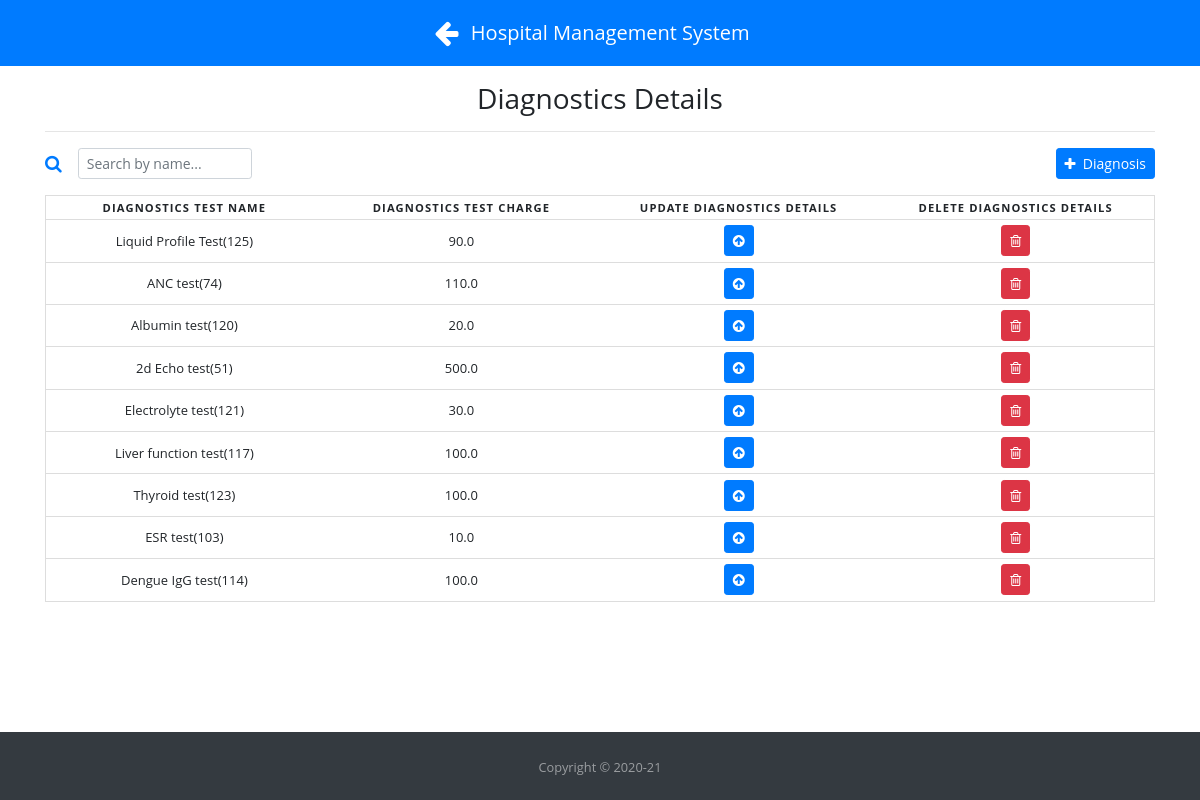
/diagDetails (signed in), run on the app's committed database.
### app.py (models this page shows)
class Diagnostics(db.Model):
    test_Id = db.Column(db.Integer, primary_key=True)
    test_name = db.Column(db.String(50), unique=True, nullable=False)
    test_charges = db.Column(db.Float, nullable=False)

### app.py (the view)
@app.route('/diagDetails', methods=['GET', 'POST'])
def diagDetails():
    if 'loggedin' in session:
        all_diagnostics = Diagnostics.query.all()
        if request.method == 'POST' and 'name' in request.form \
            and 'charge' in request.form:
            test_name = request.form['name']
            test_charges = request.form['charge']
            diag = Diagnostics(test_name=test_name, test_charges=test_charges)
            db.session.add(diag)
            db.session.commit()
            flash('Diagnosis added successfully', category='info')
            return redirect(url_for('diagDetails'))
        else:
            return render_template('diagDetails.html', all_diagnostics=all_diagnostics)
    else:
        flash('Please Sign-in first!', category='warning')
        return redirect(url_for('index'))

### templates/diagDetails.html (shortened to what this page needs)
{% extends "base.html" %}
{% block head %}
<link rel="stylesheet" href="{{ url_for('static', filename='css/floating-labels.css') }}">
<link rel="stylesheet" href="{{ url_for('static', filename='css/ResponsiveTable.css') }}">
{% endblock %}
{% block body %}
    <div class="mb-2 mt-3 text-center">
        <h1 class="h3 mb-3 font-weight-normal">Diagnostics Details</h1>
        <hr>
    </div>
    <div class="title mt-3">
        <h3 style="display:inline-flex;">
            <form class="form-inline active-cyan-3 active-cyan-4">
                <i class="fa fa-search text-primary" style="font-size: large;" aria-hidden="true"></i>
                <input class="form-control form-control-sm ml-3 w-75" type="text" id="searchField" onkeyup="searchFunction()" title="Type in Diagnosis Name" placeholder="Search by name..." aria-label="Search">
            </form>
        </h3>
        <a href="#" data-toggle="modal" data-target="#addDiagnosis" class="btn btn-primary btn-sm text-white" style="display:inline-flex; float: right;"><i class="fa fa-plus mt-1"></i>&nbsp; Diagnosis</a>
    </div>
    <table class="mt-2 mb-3" id="diagnosisTable">
        <thead>
            <tr>
                <th scope="col">Diagnostics Test Name</th>
                <th scope="col">Diagnostics Test Charge</th>
                <th scope="col">Update Diagnostics Details</th>
                <th scope="col">Delete Diagnostics Details</th>
            </tr>
        </thead>
        <tbody>
            {% for diagnosis in all_diagnostics %}
                <tr>
                    <td data-label="Diagnostics Test Name">{{ diagnosis.test_name }}</td>
                    <td data-label="Diagnostics Test Charge">{{ diagnosis.test_charges }}</td>
                    <td data-label="Update Diagnostics Details"><a href="#" data-toggle="modal" data-target="#update{{ diagnosis.test_Id }}" class="btn btn-sm btn-primary text-white"><i class="fa fa-arrow-circle-up"></i></a></td>
                    <td data-label="Update Diagnostics Details"><a href="#" data-toggle="modal" data-target="#delete{{ diagnosis.test_Id }}" class="btn btn-sm btn-danger text-white"><i class="fa fa-trash-o"></i></a></td>
                </tr>
            {% endfor %}
        </tbody>
    </table>
{% endblock %}

### static/css/style.css (style rules this page uses)
html, body { height: 100%; }

### static/css/ResponsiveTable.css (style rules this page uses)
body { font-family: "Open Sans", sans-serif; line-height: 1.25; }
table { border: 1px solid #ccc; border-collapse: collapse; margin: 0; padding: 0; width: 100%; table-layout: fixed; }
table tr { background-color: white; border: 1px solid #ddd; padding: .35em; font-size: 13px; }
table th, table td { padding: .4em; text-align: center; }
table th { font-size: .7rem; letter-spacing: .1em; text-transform: uppercase; }

### data on the page
Diagnostics: test_name "Liquid Profile Test(125)", test_charges "90.0"
Diagnostics: test_name "ANC test(74)", test_charges "110.0"
Diagnostics: test_name "Albumin test(120)", test_charges "20.0"
Diagnostics: test_name "2d Echo test(51)", test_charges "500.0"
Diagnostics: test_name "Electrolyte test(121)", test_charges "30.0"
Diagnostics: test_name "Liver function test(117)", test_charges "100.0"
Diagnostics: test_name "Thyroid test(123)", test_charges "100.0"
Diagnostics: test_name "ESR test(103)", test_charges "10.0"
Diagnostics: test_name "Dengue IgG test(114)", test_charges "100.0"
